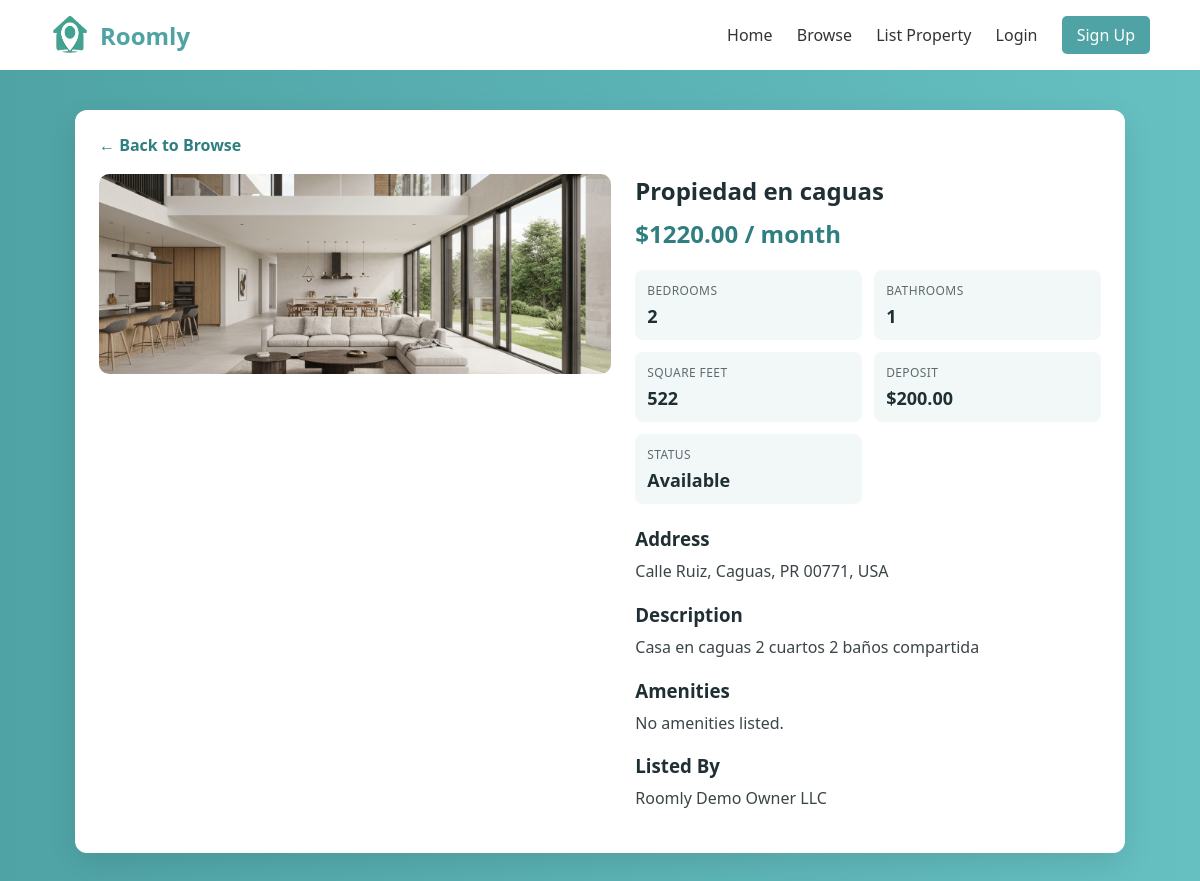
Page /property/13 on the earlier database version.
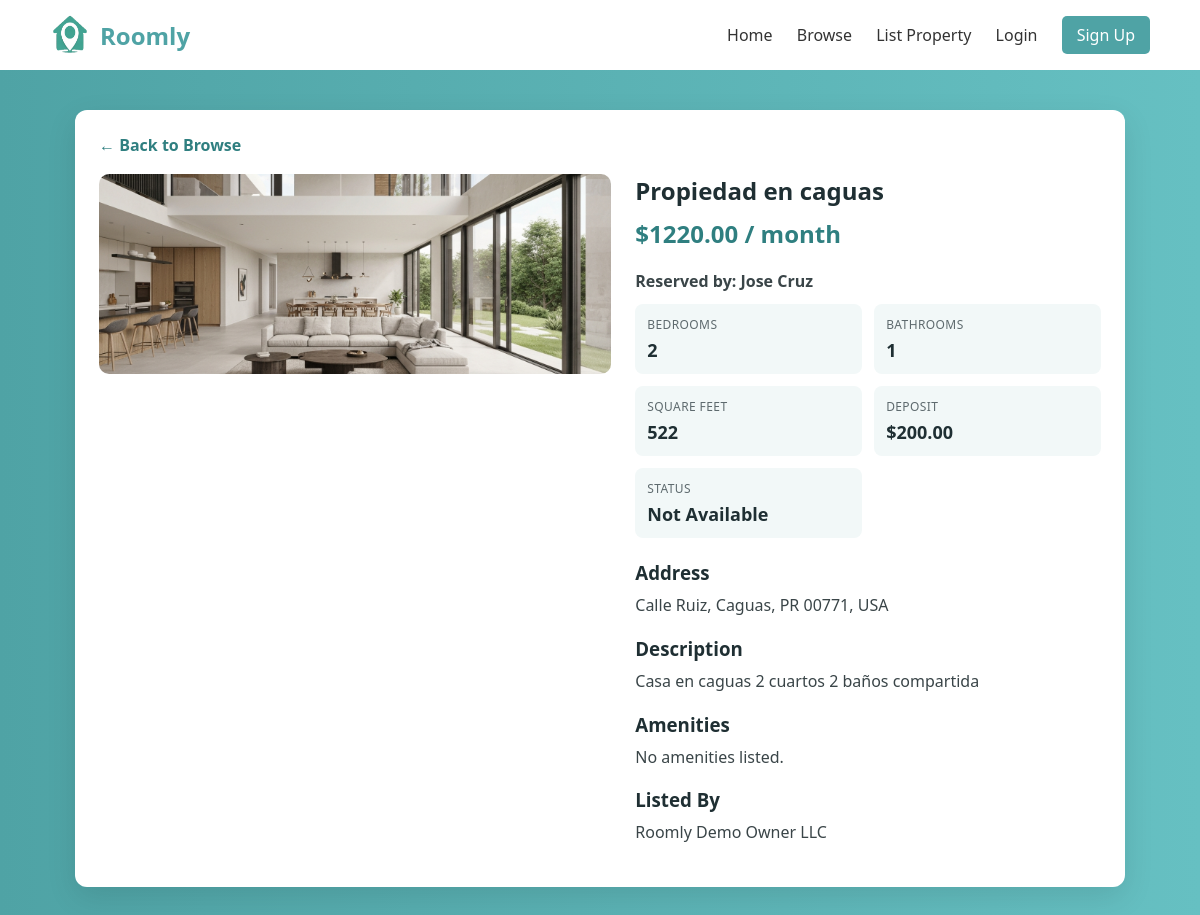
Same page on the later database version.
### website/models.py (models this page shows, shortened)
class PropertyImage(db.Model):
    __tablename__ = 'PROPERTY_IMAGES'
    image_id_pk = db.Column(db.Integer, primary_key=True)
    image_url = db.Column(db.String(255), nullable=False)
    property_id_fk = db.Column(db.Integer, db.ForeignKey('PROPERTY.property_id_pk'), nullable=False)

class Property(db.Model):
    __tablename__ = 'PROPERTY'
    property_id_pk = db.Column(db.Integer, primary_key=True)
    title = db.Column(db.String(255), nullable=False)
    description = db.Column(db.Text, nullable=False)
    address = db.Column(db.String(255), nullable=False)
    city = db.Column(db.String(255), nullable=False)
    state = db.Column(db.String(255), nullable=False)
    country = db.Column(db.String(255), nullable=False)
    postal_code = db.Column(db.String(10), nullable=False)
    price_per_month = db.Column(db.Float, nullable=False)
    deposit_amount = db.Column(db.Float, nullable=False)
    number_of_bedrooms = db.Column(db.Integer, nullable=False)
    number_of_bathrooms = db.Column(db.Integer, nullable=False, default=1)
    sqr_ft = db.Column(db.Integer, nullable=False)
    amenities = db.Column(db.Text, nullable=True)
    availability_status = db.Column(db.Boolean, nullable=False)
    owner_id_fk = db.Column(db.Integer, nullable=False)
    university_id_fk = db.Column(db.Integer, nullable=True)
    images = db.relationship('PropertyImage', backref='property', lazy='select')
    amenity_links = db.relationship('PropertyAmenity', backref='property', lazy='select')

class Owner(db.Model):
    __tablename__ = 'OWNER'
    owner_id_pk = db.Column(db.Integer, primary_key=True)
    company_name = db.Column(db.String(255), nullable=True)
    verified_status = db.Column(db.Boolean, nullable=True)
    account_id_fk = db.Column(db.Integer, nullable=False)

class Account(db.Model):
    __tablename__ = 'ACCOUNT'
    account_id_pk = db.Column(db.Integer, primary_key=True)
    email = db.Column(db.String(255), unique=True, nullable=False)
    hashed_password = db.Column(db.String(255), nullable=False)
    first_name = db.Column(db.String(255), nullable=False)
    last_name = db.Column(db.String(255), nullable=False)
    city = db.Column(db.String(255), nullable=True)
    phone_number = db.Column(db.String(20), nullable=True)
    profile_picture = db.Column(db.String(255), nullable=True)
    date_created = db.Column(db.DateTime, nullable=True)
    account_status = db.Column(db.String(20), nullable=False)
    account_type = db.Column(db.String(20), nullable=False, default='STUDENT')

### website/views.py (the view)
@views.route('/property/<int:property_id>')
def property_detail(property_id):
    selected_property = Property.query.get_or_404(property_id)
    owner_profile = Owner.query.filter_by(owner_id_pk=selected_property.owner_id_fk).first()
    amenity_names = []
    if selected_property.amenities:
        amenity_names = [name.strip() for name in selected_property.amenities.split(',') if name.strip()]
    if not amenity_names:
        amenity_rows = (
            db.session.query(Amenity.name)
            .join(PropertyAmenity, Amenity.amenity_id_pk == PropertyAmenity.amenity_id_pk_fk)
            .filter(PropertyAmenity.property_id_pk_fk == selected_property.property_id_pk)
            .all()
        )
        amenity_names = [row[0] for row in amenity_rows]
    reservation = Reservation.query.filter_by(property_id_fk=selected_property.property_id_pk).first()
    reserver = None
    if reservation:
        reserver = Account.query.filter_by(account_id_pk=reservation.account_id_fk).first()
    user_has_active_reservation = False
    account_id = session.get('account_id')
    if account_id:
        user_has_active_reservation = Reservation.query.filter_by(account_id_fk=account_id).first() is not None
    return render_template('property-detail.html', property=selected_property, owner=owner_profile, amenity_names=amenity_names, reservation=reservation, reserver=reserver, user_has_active_reservation=user_has_active_reservation)

### website/templates/property-detail.html (shortened to what this page needs)
<!DOCTYPE html>
<html lang="en">
<head>
    <link rel="stylesheet" href="{{ url_for('static', filename='styles.css') }}">
</head>
<body>
    <header>
        <a class="logoRoomly" href="{{ url_for('views.home') }}">
            <img src="{{ url_for('static', filename='logoRoomly.png') }}" alt="Roomly Icon" class="header-icon">
            Roomly
        </a>
        <nav>
            <a href="{{ url_for('views.home') }}">Home</a>
            <a href="{{ url_for('views.browse') }}">Browse</a>
            <a href="{{ url_for('views.list_property') }}">List Property</a>
            {% if session.get('account_id') %}
                <a href="{{ url_for('auth.profile') }}">Profile</a>
                <span class="nav-user">Hi, {{ session.get('account_first_name') }}</span>
                <a href="{{ url_for('auth.logout') }}" class="signup-btn">Log Out</a>
            {% else %}
                <a href="{{ url_for('auth.login') }}">Login</a>
                <a href="{{ url_for('auth.signup') }}" class="signup-btn">Sign Up</a>
            {% endif %}
        </nav>
    </header>
    <section class="property-detail-page">
        <div class="property-detail-card">
            <a class="back-to-browse" href="{{ url_for('views.browse') }}">&larr; Back to Browse</a>
            <div class="property-detail-grid">
                <div class="property-detail-image-wrap">
                    {% if property.images %}
                        <div class="property-images-gallery">
                            {% for image in property.images %}
                                <img src="{{ image.image_url }}" alt="{{ property.title }}" class="gallery-image" data-gallery-image="true">
                            {% endfor %}
                        </div>
                    {% else %}
                        <img src="/static/logoRoomly.png" alt="{{ property.title }}">
                    {% endif %}
                </div>
                <div class="property-detail-info">
                    <h1>{{ property.title }}</h1>
                    <p class="property-price">${{ '%.2f'|format(property.price_per_month) }} / month</p>
                    {% if reservation %}
                        <div class="property-reservation-status">
                            <strong>Reserved by:</strong>
                            {% if reserver %}
                                {% if session.get('account_id') == reserver.account_id_pk %}
                                    You ({{ reserver.first_name }} {{ reserver.last_name }})
                                    <form method="POST" action="{{ url_for('views.release_property', property_id=property.property_id_pk) }}" style="display:inline">
                                        <button type="submit" class="release-btn">Release</button>
                                    </form>
                                {% else %}
                                    {{ reserver.first_name }} {{ reserver.last_name }}
                                {% endif %}
                            {% else %}
                                Someone
                            {% endif %}
                        </div>
                    {% endif %}
                    <div class="property-meta-grid">
                        <div>
                            <span class="meta-label">Bedrooms</span>
                            <span class="meta-value">{{ property.number_of_bedrooms }}</span>
                        </div>
                        <div>
                            <span class="meta-label">Bathrooms</span>
                            <span class="meta-value">{{ property.number_of_bathrooms }}</span>
                        </div>
                        <div>
                            <span class="meta-label">Square Feet</span>
                            <span class="meta-value">{{ property.sqr_ft }}</span>
                        </div>
                        <div>
                            <span class="meta-label">Deposit</span>
                            <span class="meta-value">${{ '%.2f'|format(property.deposit_amount) }}</span>
                        </div>
                        <div>
                            <span class="meta-label">Status</span>
                            <span class="meta-value">{{ 'Available' if property.availability_status else 'Not Available' }}</span>
                        </div>
                    </div>
                    <div class="property-address-block">
                        <h3>Address</h3>
                        <p>{{ property.address }}, {{ property.city }}, {{ property.state }} {{ property.postal_code }}, {{ property.country }}</p>
                    </div>
                    <div class="property-description-block">
                        <h3>Description</h3>
                        <p>{{ property.description }}</p>
                    </div>
                    <div class="property-amenities-block">
                        <h3>Amenities</h3>
                        {% if amenity_names %}
                            <ul class="amenities-list">
                                {% for amenity in amenity_names %}
                                    <li>{{ amenity }}</li>
                                {% endfor %}
                            </ul>
                        {% else %}
                            <p>No amenities listed.</p>
                        {% endif %}
                    </div>
                    <div class="property-owner-block">
                        <h3>Listed By</h3>
                        <p>
                            {% if owner and owner.company_name %}
                                {{ owner.company_name }}
                            {% else %}
                                Roomly Owner
                            {% endif %}
                        </p>
                    </div>
                </div>
            </div>
        </div>
    </section>
</body>
</html>

### website/static/styles.css (style rules this page uses)
* { margin: 0; padding: 0; box-sizing: border-box; font-family: 'Segoe UI', sans-serif; }
body { background-color: #f8f9fa; color: #333; }
header { display: flex; justify-content: space-between; align-items: center; padding: 15px 50px; background-color: white; box-shadow: 0 2px 5px rgba(0,0,0,0.05); }
.header-icon { height: 40px; width: 40px; margin-right: 10px; vertical-align: middle; }
.logoRoomly { display: flex; align-items: center; font-size: 24px; font-weight: 700; color: #4FA3A5; text-decoration: none; }
nav a { margin-left: 20px; text-decoration: none; color: #333; font-weight: 500; }
.signup-btn { background-color: #4FA3A5; color: white; padding: 8px 15px; border-radius: 5px; }
.property-detail-page { min-height: calc(100vh - 70px); background: linear-gradient(to right, #4FA3A5, #66c0c2); padding: 40px 20px; }
.property-detail-card { max-width: 1050px; margin: 0 auto; background-color: white; border-radius: 12px; box-shadow: 0 10px 30px rgba(0, 0, 0, 0.1); padding: 24px; }
.back-to-browse { display: inline-block; margin-bottom: 18px; text-decoration: none; color: #2f7f80; font-weight: 600; }
.property-detail-grid { display: grid; grid-template-columns: 1.1fr 1fr; gap: 24px; }
.property-detail-image-wrap img { width: 100%; border-radius: 10px; object-fit: cover; max-height: 460px; }
.property-images-gallery { display: grid; grid-template-columns: repeat(auto-fit, minmax(200px, 1fr)); gap: 10px; }
.gallery-image { width: 100%; border-radius: 10px; object-fit: cover; height: 200px; cursor: pointer; transition: transform 0.2s ease; }
.property-detail-info h1 { margin-bottom: 10px; color: #1f2f33; }
.property-price { color: #2f7f80; font-size: 24px; font-weight: 700; margin-bottom: 20px; }
.property-reservation-status { margin-bottom: 12px; color: #3a4548; font-weight: 600; }
.property-meta-grid { display: grid; grid-template-columns: repeat(2, minmax(130px, 1fr)); gap: 12px; margin-bottom: 22px; }
.property-meta-grid > div { background-color: #f2f8f8; border-radius: 8px; padding: 12px; display: flex; flex-direction: column; gap: 5px; }
.meta-label { font-size: 12px; text-transform: uppercase; color: #5e6a6e; letter-spacing: 0.4px; }
.meta-value { font-size: 18px; font-weight: 700; color: #1f2f33; }
.property-address-block, .property-description-block, .property-amenities-block, .property-owner-block { margin-bottom: 18px; }
.property-address-block h3, .property-description-block h3, .property-amenities-block h3, .property-owner-block h3 { margin-bottom: 8px; color: #1f2f33; }
.property-address-block p, .property-description-block p, .property-amenities-block p, .property-owner-block p { color: #3a4548; line-height: 1.55; }

Differences in the rows shown:
changed Property "Propiedad en caguas": availability_status "Available" → "Not Available"
now on this page (row edited): Account: first_name "Jose", last_name "Cruz"
Other differences:
text now shown: "Reserved by:"
